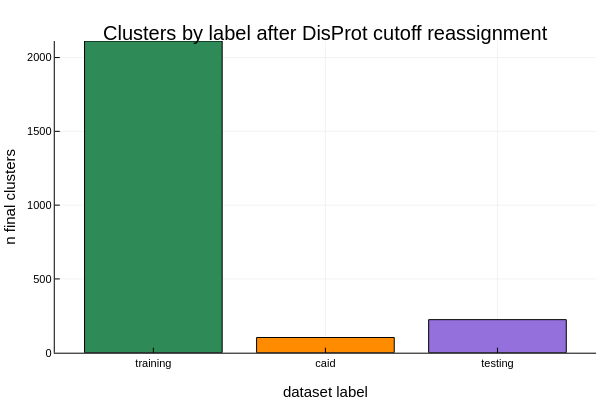

Write notebook code for a chart like this one.
### Markdown cell above
### Plot 4: Clusters by Final Label After Cutoff Reassignment

### Code cell
bar(
    disprot_cutoff_label_summary_complete.dataset_label,
    disprot_cutoff_label_summary_complete.n_final_clusters;
    xlabel = "dataset label",
    ylabel = "n final clusters",
    title = "Clusters by label after DisProt cutoff reassignment",
    legend = false,
    color = [:seagreen, :darkorange, :mediumpurple]
)

### Figure 1 — Plotly figure (JSON) as saved in the notebook; plotly's stock layout.template omitted (floating-point values rounded to 4 significant figures)
{"data": [{"fill": "tozeroy", "fillcolor": "rgba(46, 139, 87, 1.000)", "legendgroup": "y1", "line": {"color": "rgba(0, 0, 0, 1.000)", "dash": "solid", "width": 1}, "mode": "lines", "name": "y1", "showlegend": true, "type": "scatter", "x": [0.1, 0.1, 0.9, 0.9, 0.1], "xaxis": "x1", "y": [2112, 0, 0, 2112, 2112], "yaxis": "y1"}, {"fill": "tozeroy", "fillcolor": "rgba(255, 140, 0, 1.000)", "legendgroup": "y1", "line": {"color": "rgba(0, 0, 0, 1.000)", "dash": "solid", "width": 1}, "mode": "lines", "name": "y1", "showlegend": false, "type": "scatter", "x": [1.1, 1.1, 1.9, 1.9, 1.1], "xaxis": "x1", "y": [103, 0, 0, 103, 103], "yaxis": "y1"}, {"fill": "tozeroy", "fillcolor": "rgba(147, 112, 219, 1.000)", "legendgroup": "y1", "line": {"color": "rgba(0, 0, 0, 1.000)", "dash": "solid", "width": 1}, "mode": "lines", "name": "y1", "showlegend": false, "type": "scatter", "x": [2.1, 2.1, 2.9, 2.9, 2.1], "xaxis": "x1", "y": [224, 0, 0, 224, 224], "yaxis": "y1"}, {"colorbar": {"len": 0.8657, "title": "", "x": 0.9934, "y": 0.5087}, "legendgroup": "y1", "marker": {"color": "rgba(46, 139, 87, 0.000)", "line": {"color": "rgba(0, 0, 0, 0.000)", "width": 1}, "size": 0, "symbol": "circle"}, "mode": "markers", "name": "y1", "showlegend": false, "type": "scatter", "x": [0.5], "xaxis": "x", "y": [2112], "yaxis": "y"}, {"colorbar": {"len": 0.8657, "title": "", "x": 0.9934, "y": 0.5087}, "legendgroup": "y1", "marker": {"color": "rgba(255, 140, 0, 0.000)", "line": {"color": "rgba(0, 0, 0, 0.000)", "width": 1}, "size": 0, "symbol": "circle"}, "mode": "markers", "name": "y1", "showlegend": false, "type": "scatter", "x": [1.5], "xaxis": "x", "y": [103], "yaxis": "y"}, {"colorbar": {"len": 0.8657, "title": "", "x": 0.9934, "y": 0.5087}, "legendgroup": "y1", "marker": {"color": "rgba(147, 112, 219, 0.000)", "line": {"color": "rgba(0, 0, 0, 0.000)", "width": 1}, "size": 0, "symbol": "circle"}, "mode": "markers", "name": "y1", "showlegend": false, "type": "scatter", "x": [2.5], "xaxis": "x", "y": [224], "yaxis": "y"}], "layout": {"annotations": [{"font": {"color": "rgba(0, 0, 0, 1.000)", "family": "sans-serif", "size": 20}, "rotation": 0, "showarrow": false, "text": "Clusters by label after DisProt cutoff reassignment", "x": 0.5424, "xanchor": "center", "xref": "paper", "y": 1, "yanchor": "top", "yref": "paper"}], "height": 400, "margin": {"b": 20, "l": 0, "r": 0, "t": 20}, "paper_bgcolor": "rgba(255, 255, 255, 1.000)", "plot_bgcolor": "rgba(255, 255, 255, 1.000)", "showlegend": false, "width": 600, "xaxis": {"anchor": "y", "domain": [0.09128, 0.9934], "gridcolor": "rgba(0, 0, 0, 0.100)", "gridwidth": 0.5, "linecolor": "rgba(0, 0, 0, 1.000)", "mirror": false, "range": [-0.07304, 3.073], "showgrid": true, "showline": true, "showticklabels": true, "tickangle": 0, "tickcolor": "rgb(0, 0, 0)", "tickfont": {"color": "rgba(0, 0, 0, 1.000)", "family": "sans-serif", "size": 11}, "tickmode": "array", "ticks": "inside", "ticktext": ["training", "caid", "testing"], "tickvals": [0.5, 1.5, 2.5], "title": "dataset label", "titlefont": {"color": "rgba(0, 0, 0, 1.000)", "family": "sans-serif", "size": 15}, "type": "-", "visible": true, "zeroline": false, "zerolinecolor": "rgba(0, 0, 0, 1.000)"}, "yaxis": {"anchor": "x", "domain": [0.07581, 0.9415], "gridcolor": "rgba(0, 0, 0, 0.100)", "gridwidth": 0.5, "linecolor": "rgba(0, 0, 0, 1.000)", "mirror": false, "range": [0, 2112], "showgrid": true, "showline": true, "showticklabels": true, "tickangle": 0, "tickcolor": "rgb(0, 0, 0)", "tickfont": {"color": "rgba(0, 0, 0, 1.000)", "family": "sans-serif", "size": 11}, "tickmode": "array", "ticks": "inside", "ticktext": ["0", "500", "1000", "1500", "2000"], "tickvals": [0, 500, 1000, 1500, 2000], "title": "n final clusters", "titlefont": {"color": "rgba(0, 0, 0, 1.000)", "family": "sans-serif", "size": 15}, "type": "-", "visible": true, "zeroline": false, "zerolinecolor": "rgba(0, 0, 0, 1.000)"}}}
